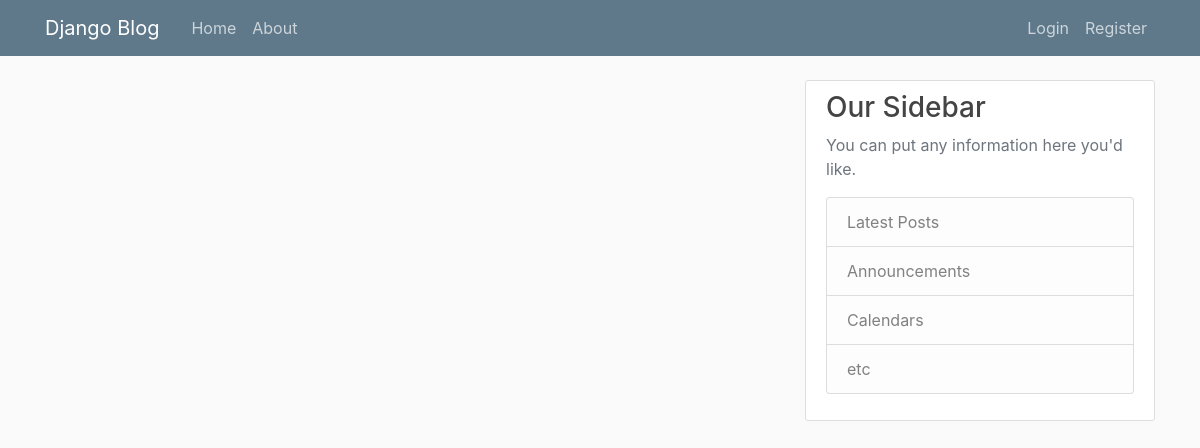
The app's page /, older data.
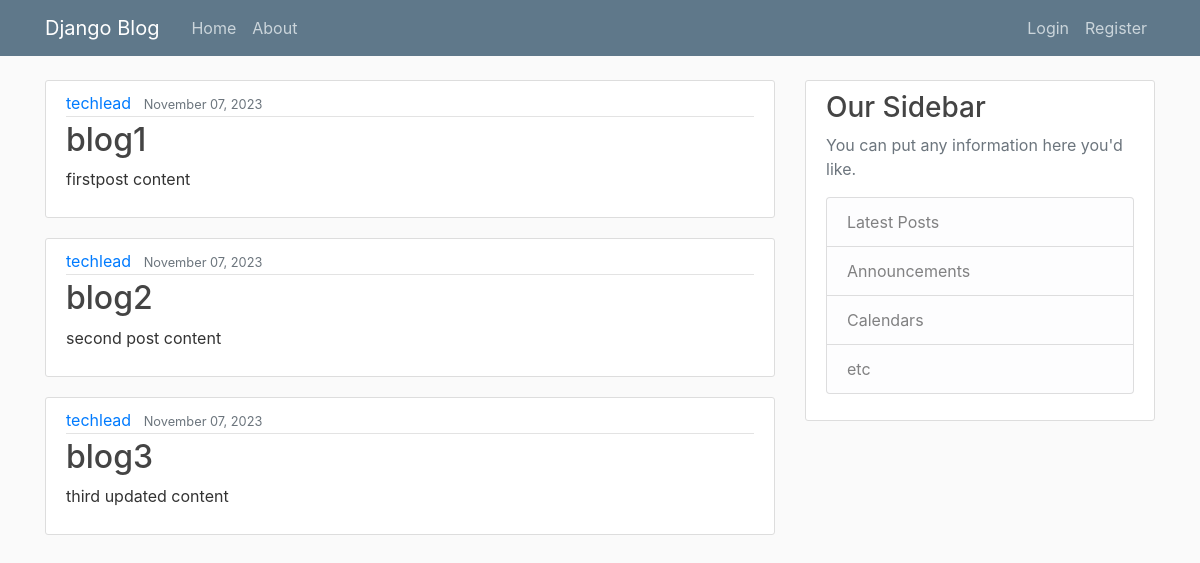
The same page, newer data.
### tryblog/models.py (models this page shows, shortened)
class Post(models.Model):
    title = models.CharField(max_length=100)
    content = models.TextField()
    date_posted = models.DateTimeField(default=timezone.now)
    author = models.ForeignKey(User, on_delete=models.CASCADE)

### tryblog/views.py (the view)
# urls.py: path('', views.home, name='trybloghome'),
def home(request):
    context = {
        'posts': Post.objects.all()
    }
    return render(request, 'tryblog/home.html', context)

### tryblog/templates/tryblog/home.html
{% extends "tryblog/base.html" %}
{% block content %}
    {% for post in posts %}
        <article class="media content-section">
          <div class="media-body">
            <div class="article-metadata">
              <a class="mr-2" href="#">{{ post.author }}</a>
              <small class="text-muted">{{ post.date_posted|date:'F d, Y' }}</small>
            </div>
            <h2><a class="article-title" href="#">{{ post.title }}</a></h2>
            <p class="article-content">{{ post.content }}</p>
          </div>
        </article>
    {% endfor %}
{% endblock content %}

### tryblog/templates/tryblog/base.html (shortened to what this page needs)
{% load static %}
<!doctype html>
<html lang="en">
  <head>
    <link rel="stylesheet" href="https://cdn.jsdelivr.net/npm/bootstrap@4.0.0/dist/css/bootstrap.min.css">
    <link rel="stylesheet" href="{% static 'tryblog/main.css' %}">
  </head>
  <body>
    <header class="site-header">
        <nav class="navbar navbar-expand-md navbar-dark bg-steel fixed-top">
          <div class="container">
            <a class="navbar-brand mr-4" href="{% url 'trybloghome' %}">Django Blog</a>
            <div class="collapse navbar-collapse" id="navbarToggle">
              <div class="navbar-nav mr-auto">
                <a class="nav-item nav-link" href="{% url 'trybloghome' %}">Home</a>
                <a class="nav-item nav-link" href="{% url 'tryblogabout' %}">About</a>
              </div>
              <div class="navbar-nav">
                {% if user.is_authenticated %}
                <a class="nav-item nav-link" href="{% url 'profile' %}">Profile</a>
                  <a class="nav-item nav-link" href="{% url 'logout' %}">Logout</a>
                {% else %}
                  <a class="nav-item nav-link" href="{% url 'login' %}">Login</a>
                  <a class="nav-item nav-link" href="{% url 'register' %}">Register</a>
                {% endif %}
              </div>
            </div>
          </div>
        </nav>
      </header>
      <main role="main" class="container">
        <div class="row">
          <div class="col-md-8">
            {% block content %}{% endblock %}
          </div>
          <div class="col-md-4">
            <div class="content-section">
              <h3>Our Sidebar</h3>
              <p class='text-muted'>You can put any information here you'd like.
                <ul class="list-group">
                  <li class="list-group-item list-group-item-light">Latest Posts</li>
                  <li class="list-group-item list-group-item-light">Announcements</li>
                  <li class="list-group-item list-group-item-light">Calendars</li>
                  <li class="list-group-item list-group-item-light">etc</li>
                </ul>
              </p>
            </div>
          </div>
        </div>
      </main>
  </body>
</html>

### tryblog/static/tryblog/main.css (style rules this page uses)
body { background: #fafafa; color: #333333; margin-top: 5rem; }
h1, h2, h3, h4, h5, h6 { color: #444444; }
ul { margin: 0; }
.bg-steel { background-color: #5f788a; }
.site-header .navbar-nav .nav-link { color: #cbd5db; }
.content-section { background: #ffffff; padding: 10px 20px; border: 1px solid #dddddd; border-radius: 3px; margin-bottom: 20px; }
.article-title { color: #444444; }
.article-content { white-space: pre-line; }
.article-metadata { padding-bottom: 1px; margin-bottom: 4px; border-bottom: 1px solid #e3e3e3 }

Row changes from the older to the newer data that the page shows:
added Post: author "techlead", date_posted "November 07, 2023", title "blog1", content "firstpost content"
added Post: author "techlead", date_posted "November 07, 2023", title "blog2", content "second post content"
added Post: author "techlead", date_posted "November 07, 2023", title "blog3", content "third updated content"
